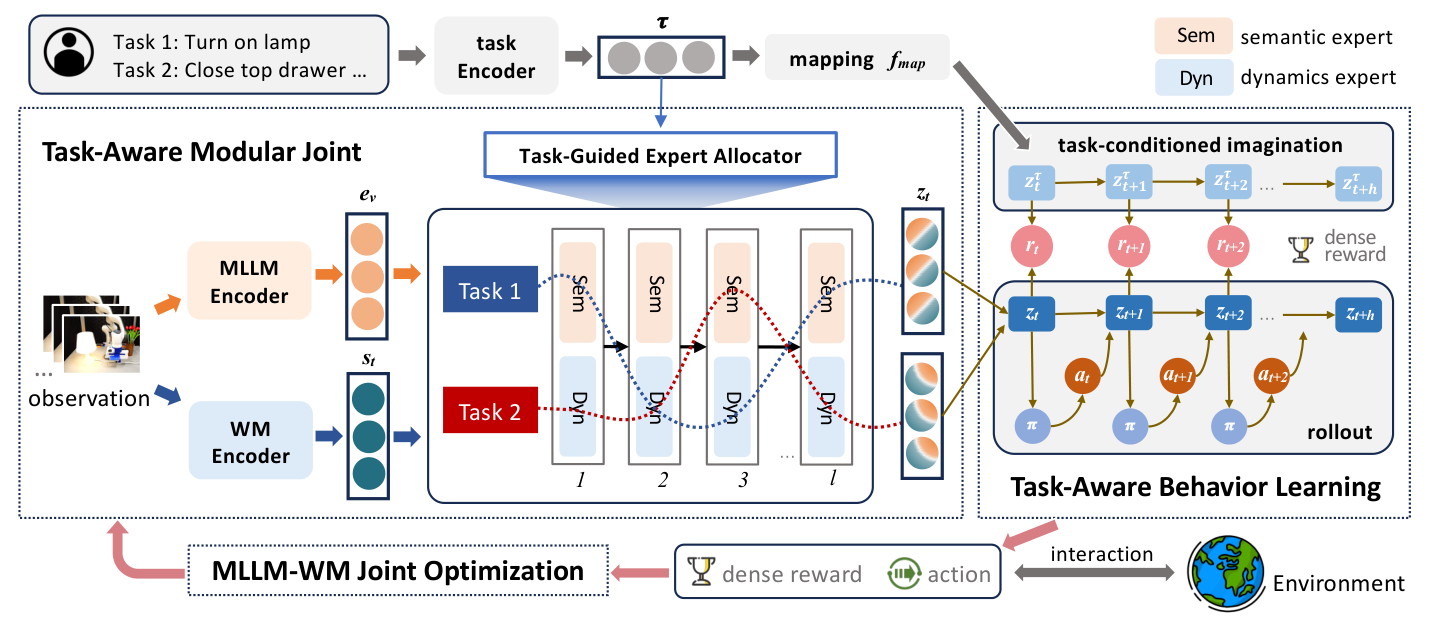
#> input picture examples/01_2026_CVPR_2026_ModularAgent_A_Task-Aware_Modular_Framework_for_Join.png, 1429 x 627 px; its folder holds 3 pictures in this run
$ python figure_lint.py ../../examples/01_2026_CVPR_2026_ModularAgent_A_Task-Aware_Modular_Framework_for_Join.png ../../examples/02_2026_CVPR_2026_Thinking_Diffusion_Penalize_and_Guide_Visual-Grounde.png   (older library calls are emulated)
#> lines starting #> are read from the running program, lines starting #| are printed output that depends on the picture; after the words box and inside, x2 and y2 are one past the last pixel; in counts of white or black regions, pixels touching at a corner belong together
#!/usr/bin/env python3
"""figure_lint.py — 科研图像复刻量化诊断器（Quality Signal，非硬门）。

对齐 references/02-qa-gates.md（Quality Signals）：
  - mean_abs_rgb_delta / SSIM / ROI 差异仅作「哪里差」的诊断与回归标定依据，
    不构成 pass/fail 硬门。硬门是 Core Gates（文字逐字/拓扑/无重叠/可编辑等布尔项）。
  - 起始诊断阈值：benchmark delta<=18 且 top_roi_loss<5%；strict delta<=3 且 changed_ratio<=3%。
    该值由真实图回归标定后固定，禁止当作万能标准。
  - SSIM 仅作副指标报告。
  - 尺寸不一致时，共同区域裁切只用于定位差异；结果必须失败，且不代表允许裁切或缩放后通过。

用法：
  python figure_lint.py 参考图.png 渲染图.png [--mode benchmark|strict] [--pretty]
  python figure_lint.py 参考图.png 渲染图.png \
    --diff-out examples/<case>/qa/diff.png                          # 输出差异热图
"""

from __future__ import annotations

import argparse
import hashlib
import json
import sys
from pathlib import Path
from typing import Any, Mapping, Sequence

import numpy as np
from jsonschema import Draft202012Validator, FormatChecker
from PIL import Image

PROJECT_ROOT = Path(__file__).resolve().parents[2]
if str(PROJECT_ROOT) not in sys.path:
    sys.path.insert(0, str(PROJECT_ROOT))

from tools.core.output_policy import resolve_output_path  # noqa: E402  # sys.path 引导后才能解析


REFERENCE_PREVIEW_SCHEMA_PATH = (
    Path(__file__).resolve().parents[2] / "schemas" / "reference-preview-asset.schema.json"
)


def load_rgb(path: Path) -> np.ndarray:
    try:
        with Image.open(path) as im:
            return np.asarray(im.convert("RGB"), dtype=np.uint8)
    except OSError as exc:
        raise RuntimeError(f"无法打开图片 {path}: {exc}") from exc


def align(a: np.ndarray, b: np.ndarray):
    ha, wa = a.shape[:2]
    hb, wb = b.shape[:2]
    h, w = min(ha, hb), min(wa, wb)
    return a[:h, :w], b[:h, :w], (ha, wa), (hb, wb)


def pixel_mean_delta(a: np.ndarray, b: np.ndarray) -> np.ndarray:
    return np.abs(a.astype(np.float32) - b.astype(np.float32)).mean(axis=2)


def top_roi(
    diff: np.ndarray,
    tile_size: int,
    hot_threshold: float,
    include_mask: np.ndarray | None = None,
):
    """按 tile 找最大高差异区域，返回 (bbox{x,y,w,h}, mean, loss_pct)。"""
    h, w = diff.shape
    th = tw = tile_size
    gh = (h + th - 1) // th
    gw = (w + tw - 1) // tw
    pad_h, pad_w = gh * th - h, gw * tw - w
    active = np.ones_like(diff, dtype=bool) if include_mask is None else include_mask.astype(bool)
    if active.shape != diff.shape:
        raise ValueError("include_mask dimensions must match the aligned image")
    if not np.any(active):
        raise ValueError("reference-preview exclusions leave no pixels for diagnostic evaluation")
    padded = np.pad(np.where(active, diff, 0.0), ((0, pad_h), (0, pad_w)), constant_values=0.0)
    padded_mask = np.pad(active, ((0, pad_h), (0, pad_w)), constant_values=False)
    tiles = padded.reshape(gh, th, gw, tw).transpose(0, 2, 1, 3).reshape(gh, gw, th * tw)
    mask_tiles = (
        padded_mask.reshape(gh, th, gw, tw)
        .transpose(0, 2, 1, 3)
        .reshape(gh, gw, th * tw)
    )
    tile_sum = tiles.sum(axis=2)
    tile_count = mask_tiles.sum(axis=2)
    tile_mean = np.divide(
        tile_sum,
        tile_count,
        out=np.full_like(tile_sum, -np.inf, dtype=np.float64),
        where=tile_count > 0,
    )

    total = float(diff[active].sum())
    hot = tile_mean > hot_threshold

    # 4-连通分量
    def components(mask):
        seen = np.zeros_like(mask, dtype=bool)
        comps = []
        for r in range(mask.shape[0]):
            for c in range(mask.shape[1]):
                if not mask[r, c] or seen[r, c]:
                    continue
                stack = [(r, c)]
                cells = []
                while stack:
                    y, x = stack.pop()
                    if seen[y, x]:
                        continue
                    seen[y, x] = True
                    cells.append((y, x))
                    for dy, dx in ((1, 0), (-1, 0), (0, 1), (0, -1)):
                        ny, nx = y + dy, x + dx
                        if 0 <= ny < mask.shape[0] and 0 <= nx < mask.shape[1] and mask[ny, nx] and not seen[ny, nx]:
                            stack.append((ny, nx))
                comps.append(cells)
        return comps

    def _roi_box(x0, y0, x1, y1, roi_diff, roi_mask, loss):
        active_values = roi_diff[roi_mask]
        roi_mean = float(active_values.mean()) if active_values.size else 0.0
        return {
            "x": int(x0), "y": int(y0), "w": int(x1 - x0), "h": int(y1 - y0),
        }, round(roi_mean, 4), round(float(loss) * 100.0 / total, 4) if total else 0.0

    comps = components(hot)
    if comps:
        best = max(comps, key=lambda c: float(sum(tile_sum[y, x] for y, x in c)))
        loss = float(sum(tile_sum[y, x] for y, x in best))
        ys = [y for y, _ in best]
        xs = [x for _, x in best]
        x0, y0 = min(xs) * tw, min(ys) * th
        x1, y1 = min((max(xs) + 1) * tw, w), min((max(ys) + 1) * th, h)
        return _roi_box(
            x0,
            y0,
            x1,
            y1,
            diff[y0:y1, x0:x1],
            active[y0:y1, x0:x1],
            loss,
        )

    # 无 hot tile → 取最差单个 tile
    idx = int(np.argmax(tile_mean))
    ty, tx = divmod(idx, gw)
    x0, y0 = tx * tw, ty * th
    x1, y1 = min(x0 + tw, w), min(y0 + th, h)
    roi_mask = active[y0:y1, x0:x1]
    loss = float(diff[y0:y1, x0:x1][roi_mask].sum())
    return _roi_box(x0, y0, x1, y1, diff[y0:y1, x0:x1], roi_mask, loss)


def try_ssim(a: np.ndarray, b: np.ndarray):
    try:
        from skimage.metrics import structural_similarity
    except ImportError:
        return None, "skimage 未安装，跳过 SSIM。"
    try:
        score = structural_similarity(a, b, channel_axis=2)
    except TypeError:
        score = structural_similarity(a, b, multichannel=True)
    except Exception as exc:
        return None, f"SSIM 失败: {exc}"
    return round(float(score), 4), None


# [19 lines left out: function save_diff_heat, not called in this run]


def exclusion_mask(
    width: int,
    height: int,
    bboxes: Sequence[Mapping[str, Any]] | None,
) -> np.ndarray:
    mask = np.ones((height, width), dtype=bool)
    for index, bbox in enumerate(bboxes or []):
        try:
            x, y, box_width, box_height = (
                int(bbox[key]) for key in ("x", "y", "w", "h")
            )
        except (KeyError, TypeError, ValueError) as exc:
            raise ValueError(f"invalid exclusion bbox at index {index}: {bbox}") from exc
        if x < 0 or y < 0 or box_width <= 0 or box_height <= 0:
            raise ValueError(f"invalid exclusion bbox at index {index}: {bbox}")
        if x + box_width > width or y + box_height > height:
            raise ValueError(
                f"exclusion bbox at index {index} escapes target canvas {width}x{height}: {bbox}"
            )
        mask[y : y + box_height, x : x + box_width] = False
    if not np.any(mask):
        raise ValueError("reference-preview exclusions cover the entire target canvas")
    return mask


def lint(
    target: np.ndarray,
    final: np.ndarray,
    mode: str,
    tile_size: int,
    *,
    excluded_bboxes: Sequence[Mapping[str, Any]] | None = None,
) -> dict:
    a, b, size_a, size_b = align(target, final)
    diff = pixel_mean_delta(a, b)
    full_height, full_width = target.shape[:2]
    full_mask = exclusion_mask(full_width, full_height, excluded_bboxes)
    include_mask = full_mask[: diff.shape[0], : diff.shape[1]]
    active_diff = diff[include_mask]
    n = active_diff.size

    mean_abs_rgb_delta = round(float(active_diff.mean()), 4)
    rmse = round(float(np.sqrt((active_diff * active_diff).mean())), 4)
    pixels_over = {
        10: round(float((active_diff > 10).sum()) * 100.0 / n, 4),
        25: round(float((active_diff > 25).sum()) * 100.0 / n, 4),
        50: round(float((active_diff > 50).sum()) * 100.0 / n, 4),
    }
    changed_pixel_ratio = round(float((active_diff >= 1.0).sum()) * 100.0 / n, 4)

    roi_bbox, roi_mean, roi_loss_pct = top_roi(
        diff,
        tile_size,
        hot_threshold=25.0,
        include_mask=include_mask,
    )
    excluded_count = int((~full_mask).sum())
    excluded_pct = round(excluded_count * 100.0 / full_mask.size, 4)
    if excluded_count:
        ssim, ssim_note = None, (
            "存在 reference-preview 遮罩：SSIM 不支持严格区域排除，已跳过，"
            "避免将遮罩像素置零后虚增相似度。"
        )
    else:
        ssim, ssim_note = try_ssim(a, b)

    if mode == "strict":
        # changed_pixel_ratio is already expressed in percentage points
        # (0..100), so the 3% threshold is 3.0 rather than the fraction 0.03.
        l2_pass = mean_abs_rgb_delta <= 3.0 and changed_pixel_ratio <= 3.0
        threshold_desc = "mean_abs_rgb_delta<=3 且 changed_pixel_ratio<=3%"
    else:
        l2_pass = mean_abs_rgb_delta <= 18.0 and roi_loss_pct < 5.0
        threshold_desc = "mean_abs_rgb_delta<=18 且 top_roi_loss<5%"

    if size_a != size_b:
        l2_pass = False

    summary = (
        f"mode={mode} | mean_abs_rgb_delta={mean_abs_rgb_delta} | "
        f"top_roi_loss={roi_loss_pct}% | changed_pixel_ratio={changed_pixel_ratio}% | "
        f"excluded_preview={excluded_pct}% | "
        f"ssim={ssim if ssim is not None else 'N/A'} | diagnostic={'PASS' if l2_pass else 'WATCH'}"
    )

    notes = [] if ssim_note is None else [ssim_note]
    if size_a != size_b:
        notes.append(
            "尺寸不一致：差异指标仅基于左上角共同区域作诊断；"
            "不得据此通过，也不代表允许裁切或缩放对齐。"
        )

    result = {
        "mode": mode,
        "diagnostic_pass": l2_pass,
        "threshold": threshold_desc,
        "sizes": {"target": {"w": size_a[1], "h": size_a[0]}, "final": {"w": size_b[1], "h": size_b[0]}},
        "size_mismatch": size_a != size_b,
        "mean_abs_rgb_delta": mean_abs_rgb_delta,
        "rmse_rgb_delta": rmse,
        "pixels_over_delta_10_pct": pixels_over[10],
        "pixels_over_delta_25_pct": pixels_over[25],
        "pixels_over_delta_50_pct": pixels_over[50],
        "changed_pixel_ratio_pct": changed_pixel_ratio,
        "evaluated_pixel_count": int(n),
        "excluded_reference_preview_pixel_count": excluded_count,
        "excluded_reference_preview_pct": excluded_pct,
        "excluded_reference_preview_bboxes": [dict(item) for item in (excluded_bboxes or [])],
        "top_roi": {"bbox": roi_bbox, "mean_abs_rgb_delta": roi_mean, "loss_contribution_pct": roi_loss_pct},
        "ssim": ssim,
        "notes": notes,
        "summary": summary,
    }
    return result


# [6 lines left out: function sha256_file, not called in this run]


def load_reference_preview_exclusions(
    receipt_paths: Sequence[str | Path],
    target_path: Path,
) -> tuple[list[dict[str, int]], list[dict[str, Any]]]:
    if not receipt_paths:
        # v2：无 preview receipt 时不加载 schema（schemas 已归档 legacy/）
        return [], []
    target_sha = sha256_file(target_path)
    with Image.open(target_path) as target_image:
        target_size = target_image.size
    schema = json.loads(REFERENCE_PREVIEW_SCHEMA_PATH.read_text(encoding="utf-8"))
    validator = Draft202012Validator(schema, format_checker=FormatChecker())
    bboxes: list[dict[str, int]] = []
    receipts: list[dict[str, Any]] = []
    for value in receipt_paths:
        path = Path(value).expanduser().resolve()
        try:
            document = json.loads(path.read_text(encoding="utf-8"))
        except (OSError, json.JSONDecodeError) as exc:
            raise ValueError(f"cannot read reference-preview receipt {path}: {exc}") from exc
        errors = sorted(validator.iter_errors(document), key=lambda item: list(item.absolute_path))
        if errors:
            raise ValueError(
                f"reference-preview receipt {path} violates schema: {errors[0].message}"
            )
        source = document["source"]
        if str(source["sha256"]).upper() != target_sha:
            raise ValueError(f"reference-preview receipt {path} belongs to a different source")
        if (int(source["width_px"]), int(source["height_px"])) != target_size:
            raise ValueError(f"reference-preview receipt {path} source dimensions do not match target")
        bbox = {key: int(document["crop"]["bbox_source"][key]) for key in ("x", "y", "w", "h")}
        bboxes.append(bbox)
        receipts.append(
            {
                "path": str(path),
                "sha256": sha256_file(path),
                "bbox_source": bbox,
                "qa_similarity_masked": True,
                "native_coverage_credit": False,
            }
        )
    return bboxes, receipts


def main() -> int:
    if hasattr(sys.stdout, "reconfigure"):
        sys.stdout.reconfigure(encoding="utf-8")
    parser = argparse.ArgumentParser(description="科研图像复刻量化校验（delta 主指标 + SSIM 副指标）")
    parser.add_argument("target", help="参考图（用户满意的 PNG）路径")
    parser.add_argument("final", help="渲染图（PPT 导出 PNG）路径")
    parser.add_argument("--mode", choices=["benchmark", "strict"], default="benchmark",
                        help="基准模式(<=18,<5%%) 或 严格1:1模式(<=3,<=3%%)")
    parser.add_argument("--tile-size", type=int, default=40, help="ROI 分块大小(px)")
    parser.add_argument("--diff-out", help="输出差异热图路径")
    parser.add_argument(
        "--reference-preview-manifest",
        action="append",
        default=[],
        help="Hash-bound reference-preview receipt; its source bbox is excluded from native-only metrics.",
    )
    parser.add_argument("--pretty", action="store_true", help="美化 JSON 输出")
    args = parser.parse_args()

    tp, fp = Path(args.target), Path(args.final)
    for p in (tp, fp):
        if not p.exists():
            print(json.dumps({"passed": False, "errors": [f"文件不存在: {p}"], "summary": f"文件不存在: {p}"},
                             ensure_ascii=False))
            return 2

    try:
        target = load_rgb(tp)
#> in load_rgb, im is the input picture: PIL image 1429x627 RGB; mean R, G, B 228.9, 228.6, 230.5
        final = load_rgb(fp)
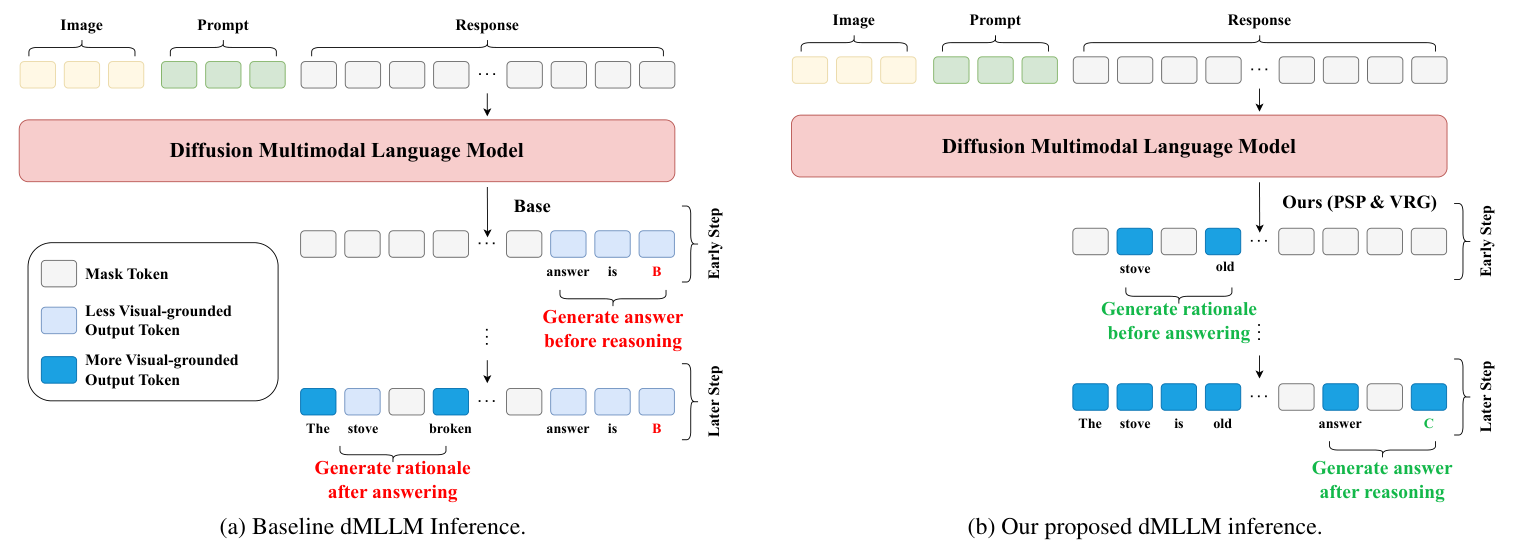
#> input picture examples/02_2026_CVPR_2026_Thinking_Diffusion_Penalize_and_Guide_Visual-Grounde.png, 1513 x 554 px
#> in load_rgb, im is the input picture: PIL image 1513x554 RGB; mean R, G, B 243.7, 241.3, 241.5
        excluded_bboxes, preview_receipts = load_reference_preview_exclusions(
            args.reference_preview_manifest,
            tp.resolve(),
        )
        result = lint(
            target,
            final,
            args.mode,
            args.tile_size,
            excluded_bboxes=excluded_bboxes,
        )
#> in lint, `a, b, size_a, size_b = align(target, final)`:
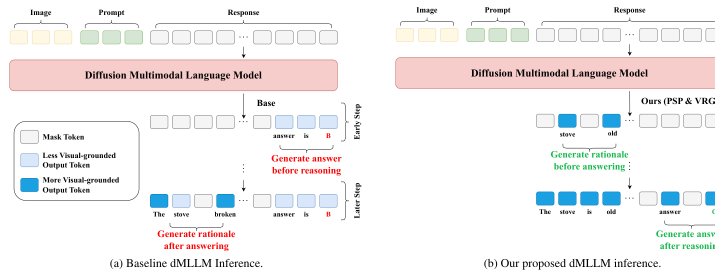
#> b: shape (554, 1429, 3) (shown at 1/2 size); mean R, G, B 243.6, 240.9, 241.2
#> in lint, `a, b, size_a, size_b = align(target, final)`: size_a = (627, 1429); size_b = (554, 1513)
#> in pixel_mean_delta, `return np.abs(a.astype(np.float32) - b.astype(np.float32)).mean(axis=2)`:
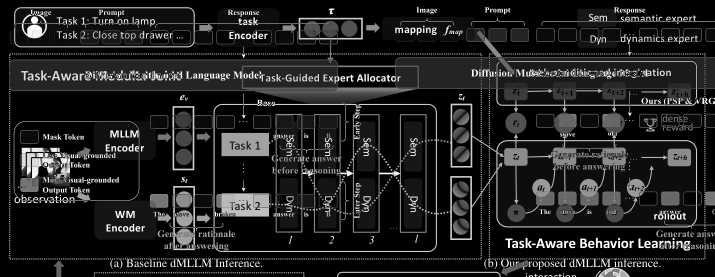
#> returned value: shape (554, 1429) float32 (shown at 1/2 size); min 0, max 255, mean 33.7
#> in lint, `mean_abs_rgb_delta = round(float(active_diff.mean()), 4)`: mean_abs_rgb_delta = 33.73
#> in lint, `rmse = round(float(np.sqrt((active_diff * active_diff).mean())), 4)`: rmse = 68.17
#> in lint, `pixels_over = { 10: round(float((active_diff > 10).sum()) * 100.0 / n,..`: pixels_over = {10: 47.22, 25: 29.72, 50: 19.15}
#> in lint, `changed_pixel_ratio = round(float((active_diff >= 1.0).sum()) * 100.0 ..`: changed_pixel_ratio = 50.69
#> in top_roi, `padded = np.pad(np.where(active, diff, 0.0), ((0, pad_h), (0, pad_w)),..`:
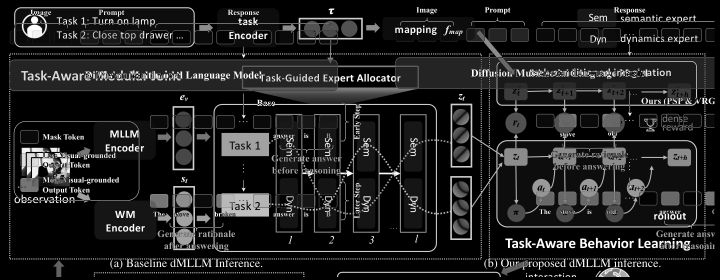
#> padded: shape (560, 1440) float32 (shown at 1/2 size); min 0, max 255, mean 33.1
#> in top_roi, `padded_mask = np.pad(active, ((0, pad_h), (0, pad_w)), constant_values..`:
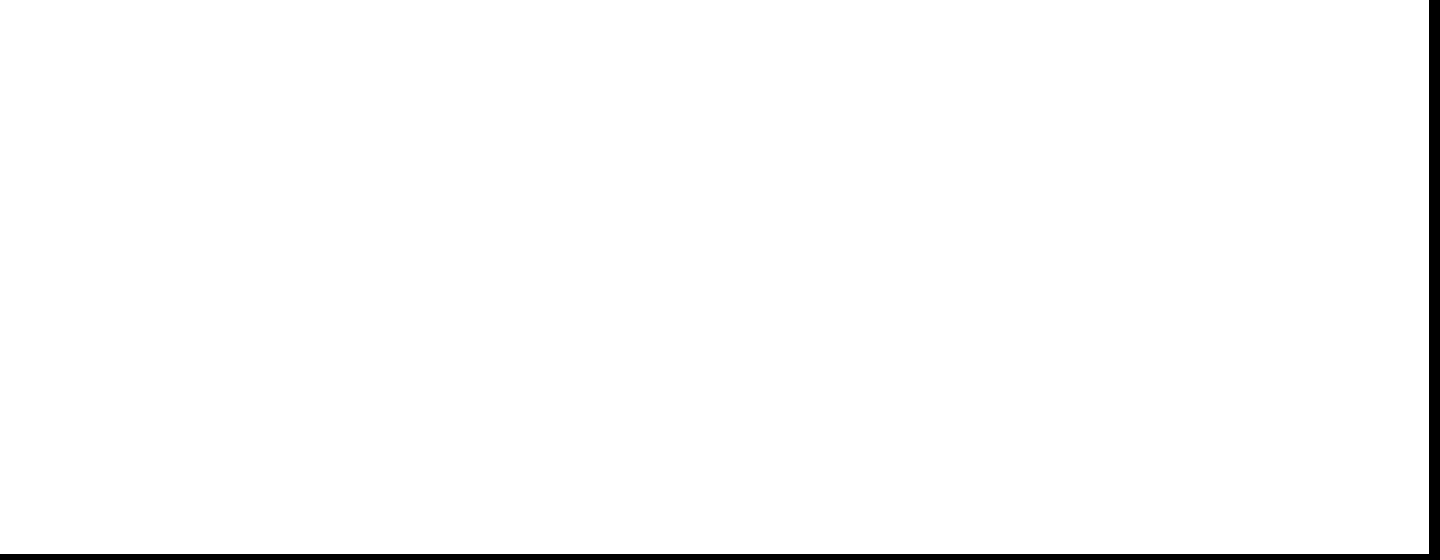
#> padded_mask: shape (560, 1440) bool; 98.2% white; 1 black region, box (x1, y1, x2, y2) and area: (0, 0, 1440, 560) 14734
#> in top_roi, `total = float(diff[active].sum())`: total = 26702808
#> in top_roi, `comps = components(hot)`: comps = 3 items
#> in top_roi, `best = max(comps, key=lambda c: float(sum(tile_sum[y, x] for y, x in c..`: best = 269 pairs, first value 0 to 13, second value 1 to 35
#> in top_roi, `loss = float(sum(tile_sum[y, x] for y, x in best))`: loss = 20185096.7
#> in top_roi, `ys = [y for y, _ in best]`: ys = 269 values, max 13 at index 148, min 0 at index 0, mean 6.34
#> in top_roi, `xs = [x for _, x in best]`: xs = 269 values, max 35 at index 62, min 1 at index 0, mean 19.85
#> in top_roi, `x0, y0 = min(xs) * tw, min(ys) * th`: x0 = 40; y0 = 0
#> in top_roi, `x1, y1 = min((max(xs) + 1) * tw, w), min((max(ys) + 1) * th, h)`: x1 = 1429; y1 = 554
#> in _roi_box, `roi_mean = float(active_values.mean()) if active_values.size else 0.0`: roi_mean = 34.38
#> in lint, `roi_bbox, roi_mean, roi_loss_pct = top_roi( diff, tile_size, hot_thres..`: roi_bbox = {'x': 40, 'y': 0, 'w': 1389, 'h': 554}; roi_mean = 34.38; roi_loss_pct = 75.59
#> in try_ssim, `score = structural_similarity(a, b, channel_axis=2)`: score = 0.513
#> in lint, `l2_pass = mean_abs_rgb_delta <= 18.0 and roi_loss_pct < 5.0`: l2_pass = False
#> in lint, `notes = [] if ssim_note is None else [ssim_note]`: notes = []
#> result = 19 items
        result["reference_preview_receipts"] = preview_receipts
        if args.diff_out:
            a, b, _, _ = align(target, final)
            full_mask = exclusion_mask(target.shape[1], target.shape[0], excluded_bboxes)
            save_diff_heat(
                a,
                b,
                Path(args.diff_out),
                include_mask=full_mask[: a.shape[0], : a.shape[1]],
            )
            result["diff_out"] = args.diff_out
    except (RuntimeError, ValueError) as exc:
        print(json.dumps({"passed": False, "errors": [str(exc)], "summary": str(exc)}, ensure_ascii=False))
        return 2

    print(json.dumps(result, ensure_ascii=False, indent=2 if args.pretty else None))
#> (printed output is left out)
    return 0 if result["diagnostic_pass"] else 1


if __name__ == "__main__":
#> (the run stopped early here; a loop or call above may not have finished)
